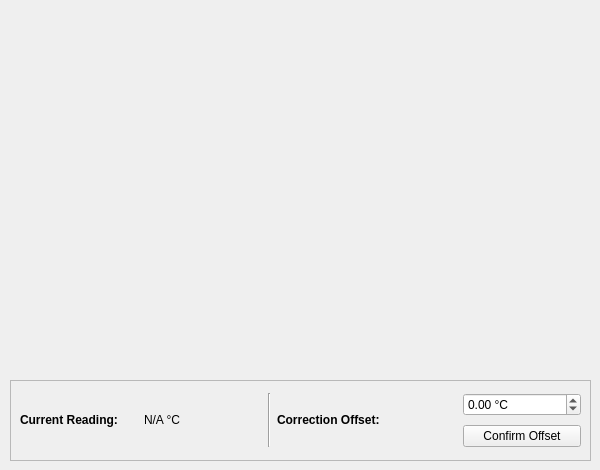
      <widget class="QWidget" name="tab_11">
       <attribute name="title">
        <string>Temperature</string>
       </attribute>
       <widget class="PlotWidget" name="ambient_temperature_graphWidget" native="true">
        <property name="geometry">
         <rect>
          <x>10</x>
          <y>10</y>
          <width>581</width>
          <height>361</height>
         </rect>
        </property>
       </widget>
       <widget class="QFrame" name="frame">
        <property name="geometry">
         <rect>
          <x>10</x>
          <y>380</y>
          <width>581</width>
          <height>81</height>
         </rect>
        </property>
        <property name="frameShape">
         <enum>QFrame::StyledPanel</enum>
        </property>
        <property name="frameShadow">
         <enum>QFrame::Raised</enum>
        </property>
        <widget class="QWidget" name="gridLayoutWidget_4">
         <property name="geometry">
          <rect>
           <x>10</x>
           <y>10</y>
           <width>561</width>
           <height>61</height>
          </rect>
         </property>
         <layout class="QGridLayout" name="gridLayout_4">
          <item row="0" column="3" rowspan="2">
           <widget class="Line" name="line">
            <property name="orientation">
             <enum>Qt::Vertical</enum>
            </property>
           </widget>
          </item>
          <item row="0" column="5">
           <widget class="QDoubleSpinBox" name="ambient_temperature_offset_doubleSpinBox">
            <property name="suffix">
             <string> °C</string>
            </property>
            <property name="minimum">
             <double>-100.000000000000000</double>
            </property>
            <property name="maximum">
             <double>100.000000000000000</double>
            </property>
           </widget>
          </item>
          <item row="0" column="1" rowspan="2">
           <widget class="QLabel" name="ambient_temperture_label">
            <property name="minimumSize">
             <size>
              <width>0</width>
              <height>0</height>
             </size>
            </property>
            <property name="text">
             <string>&lt;html&gt;&lt;head/&gt;&lt;body&gt;&lt;p&gt;&lt;span style=&quot; font-weight:700;&quot;&gt;Current Reading:&lt;/span&gt;&lt;/p&gt;&lt;/body&gt;&lt;/html&gt;</string>
            </property>
           </widget>
          </item>
          <item row="1" column="5">
           <widget class="QPushButton" name="ambient_temperature_offset_pushButton">
            <property name="text">
             <string>Confirm Offset</string>
            </property>
           </widget>
          </item>
          <item row="0" column="2" rowspan="2">
           <widget class="QLabel" name="ambient_temperture_value_label">
            <property name="text">
             <string>N/A °C</string>
            </property>
           </widget>
          </item>
          <item row="0" column="4" rowspan="2">
           <widget class="QLabel" name="label_6">
            <property name="minimumSize">
             <size>
              <width>180</width>
              <height>0</height>
             </size>
            </property>
            <property name="text">
             <string>&lt;html&gt;&lt;head/&gt;&lt;body&gt;&lt;p&gt;&lt;span style=&quot; font-weight:700;&quot;&gt;Correction Offset:&lt;/span&gt;&lt;/p&gt;&lt;/body&gt;&lt;/html&gt;</string>
            </property>
           </widget>
          </item>
         </layout>
        </widget>
       </widget>
      </widget>
